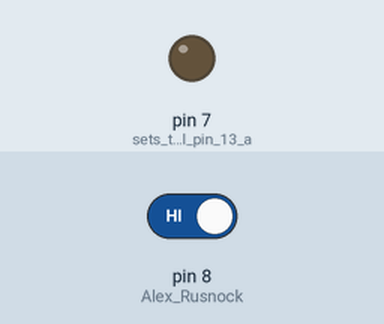
The sketch below on a simulated Arduino Uno, built with avr-gcc and run on an emulated ATmega328P. On the bench: output pins drawn as LEDs (lit = HIGH). Dashed ring = blinking. Inputs (shaded band) come from the test bench; at power-on: pin 8 (Alex_Rusnock) HIGH.

Above: at 1.2 s.
1.3 s: pin 8 (Alex_Rusnock) driven LOW
At 1.51 s:
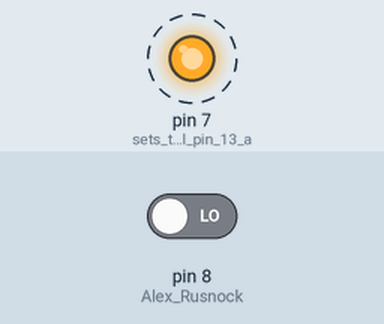
4.3 s: pin 8 (Alex_Rusnock) driven HIGH
At 4.3 s:
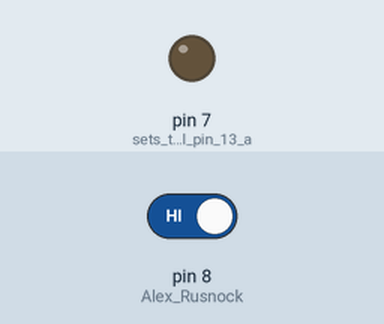
Timing chart, 0 to 7.3 s (numbered marks = the images above; inputs shaded):
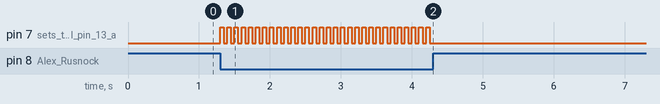

The sketch:

Hello_world.ino
```cpp
void setup() { //Justin's comment!
  pinMode(7, OUTPUT);    // sets the digital pin 13 as output
  pinMode(8, INPUT);  //Alex Rusnock's comment
                        //Audrey's Comment
}

void loop() {
  if(digitalRead(8) == LOW){
    digitalWrite(7, HIGH); // sets the digital pin 13 on
    delay(50);            // waits for a second
    digitalWrite(7, LOW);  // sets the digital pin 13 off
    delay(50); // waits for a second
  }
  else
    digitalWrite(13, LOW);  // sets the digital pin 13 off
}
```

Measured:
- after the input at 1.3 s, pin 7 (sets_the_digital_pin_13_a): alternates HIGH for 0.05 s and LOW for 0.05 s, starting at once
- after the input at 4.3 s, pin 7 (sets_the_digital_pin_13_a): stops changing and stays LOW
